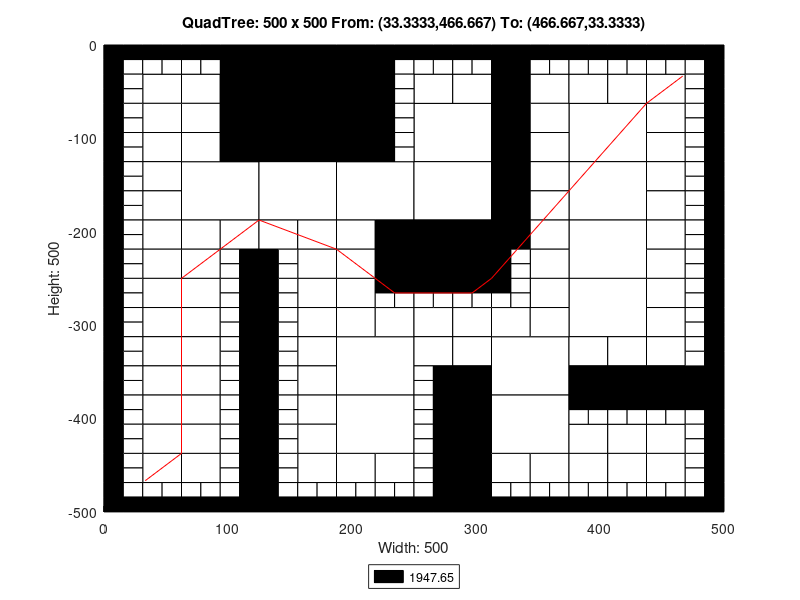

Write the MATLAB code that produced this figure.
axis([0 500 -500 0]);
title('QuadTree: 500 x 500 From: (33.3333,466.667) To: (466.667,33.3333)');
xlabel('Width: 500');
ylabel('Height: 500');
rectangle('Position',[125 -62.5 62.5 62.5], 'FaceColor',[0 0 0]);
rectangle('Position',[125 -125 62.5 62.5], 'FaceColor',[0 0 0]);
rectangle('Position',[62.5 -187.5 62.5 62.5], 'FaceColor',[1 1 1]);
rectangle('Position',[125 -187.5 62.5 62.5], 'FaceColor',[1 1 1]);
rectangle('Position',[187.5 -187.5 62.5 62.5], 'FaceColor',[1 1 1]);
rectangle('Position',[250 -125 62.5 62.5], 'FaceColor',[1 1 1]);
rectangle('Position',[375 -125 62.5 62.5], 'FaceColor',[1 1 1]);
rectangle('Position',[250 -187.5 62.5 62.5], 'FaceColor',[1 1 1]);
rectangle('Position',[250 -250 62.5 62.5], 'FaceColor',[0 0 0]);
rectangle('Position',[375 -187.5 62.5 62.5], 'FaceColor',[1 1 1]);
rectangle('Position',[375 -250 62.5 62.5], 'FaceColor',[1 1 1]);
rectangle('Position',[187.5 -375 62.5 62.5], 'FaceColor',[1 1 1]);
rectangle('Position',[187.5 -437.5 62.5 62.5], 'FaceColor',[1 1 1]);
rectangle('Position',[312.5 -375 62.5 62.5], 'FaceColor',[1 1 1]);
rectangle('Position',[375 -312.5 62.5 62.5], 'FaceColor',[1 1 1]);
rectangle('Position',[312.5 -437.5 62.5 62.5], 'FaceColor',[1 1 1]);
rectangle('Position',[31.25 -62.5 31.25 31.25], 'FaceColor',[1 1 1]);
rectangle('Position',[93.75 -31.25 31.25 31.25], 'FaceColor',[0 0 0]);
rectangle('Position',[62.5 -62.5 31.25 31.25], 'FaceColor',[1 1 1]);
rectangle('Position',[93.75 -62.5 31.25 31.25], 'FaceColor',[0 0 0]);
rectangle('Position',[31.25 -93.75 31.25 31.25], 'FaceColor',[1 1 1]);
rectangle('Position',[31.25 -125 31.25 31.25], 'FaceColor',[1 1 1]);
rectangle('Position',[62.5 -93.75 31.25 31.25], 'FaceColor',[1 1 1]);
rectangle('Position',[93.75 -93.75 31.25 31.25], 'FaceColor',[0 0 0]);
rectangle('Position',[62.5 -125 31.25 31.25], 'FaceColor',[1 1 1]);
rectangle('Position',[93.75 -125 31.25 31.25], 'FaceColor',[0 0 0]);
rectangle('Position',[187.5 -31.25 31.25 31.25], 'FaceColor',[0 0 0]);
rectangle('Position',[187.5 -62.5 31.25 31.25], 'FaceColor',[0 0 0]);
rectangle('Position',[187.5 -93.75 31.25 31.25], 'FaceColor',[0 0 0]);
rectangle('Position',[187.5 -125 31.25 31.25], 'FaceColor',[0 0 0]);
rectangle('Position',[31.25 -156.25 31.25 31.25], 'FaceColor',[1 1 1]);
rectangle('Position',[31.25 -187.5 31.25 31.25], 'FaceColor',[1 1 1]);
rectangle('Position',[31.25 -218.75 31.25 31.25], 'FaceColor',[1 1 1]);
rectangle('Position',[31.25 -250 31.25 31.25], 'FaceColor',[1 1 1]);
rectangle('Position',[62.5 -218.75 31.25 31.25], 'FaceColor',[1 1 1]);
rectangle('Position',[93.75 -218.75 31.25 31.25], 'FaceColor',[1 1 1]);
rectangle('Position',[62.5 -250 31.25 31.25], 'FaceColor',[1 1 1]);
rectangle('Position',[125 -218.75 31.25 31.25], 'FaceColor',[1 1 1]);
rectangle('Position',[156.25 -218.75 31.25 31.25], 'FaceColor',[1 1 1]);
rectangle('Position',[156.25 -250 31.25 31.25], 'FaceColor',[1 1 1]);
rectangle('Position',[187.5 -218.75 31.25 31.25], 'FaceColor',[1 1 1]);
rectangle('Position',[218.75 -218.75 31.25 31.25], 'FaceColor',[0 0 0]);
rectangle('Position',[187.5 -250 31.25 31.25], 'FaceColor',[1 1 1]);
rectangle('Position',[218.75 -250 31.25 31.25], 'FaceColor',[0 0 0]);
rectangle('Position',[250 -62.5 31.25 31.25], 'FaceColor',[1 1 1]);
rectangle('Position',[281.25 -62.5 31.25 31.25], 'FaceColor',[1 1 1]);
rectangle('Position',[312.5 -31.25 31.25 31.25], 'FaceColor',[0 0 0]);
rectangle('Position',[312.5 -62.5 31.25 31.25], 'FaceColor',[0 0 0]);
rectangle('Position',[343.75 -62.5 31.25 31.25], 'FaceColor',[1 1 1]);
rectangle('Position',[312.5 -93.75 31.25 31.25], 'FaceColor',[0 0 0]);
rectangle('Position',[343.75 -93.75 31.25 31.25], 'FaceColor',[1 1 1]);
rectangle('Position',[312.5 -125 31.25 31.25], 'FaceColor',[0 0 0]);
rectangle('Position',[343.75 -125 31.25 31.25], 'FaceColor',[1 1 1]);
rectangle('Position',[375 -62.5 31.25 31.25], 'FaceColor',[1 1 1]);
rectangle('Position',[406.25 -62.5 31.25 31.25], 'FaceColor',[1 1 1]);
rectangle('Position',[437.5 -62.5 31.25 31.25], 'FaceColor',[1 1 1]);
rectangle('Position',[437.5 -93.75 31.25 31.25], 'FaceColor',[1 1 1]);
rectangle('Position',[437.5 -125 31.25 31.25], 'FaceColor',[1 1 1]);
rectangle('Position',[312.5 -156.25 31.25 31.25], 'FaceColor',[0 0 0]);
rectangle('Position',[343.75 -156.25 31.25 31.25], 'FaceColor',[1 1 1]);
rectangle('Position',[312.5 -187.5 31.25 31.25], 'FaceColor',[0 0 0]);
rectangle('Position',[343.75 -187.5 31.25 31.25], 'FaceColor',[1 1 1]);
rectangle('Position',[312.5 -218.75 31.25 31.25], 'FaceColor',[0 0 0]);
rectangle('Position',[343.75 -218.75 31.25 31.25], 'FaceColor',[1 1 1]);
rectangle('Position',[343.75 -250 31.25 31.25], 'FaceColor',[1 1 1]);
rectangle('Position',[437.5 -156.25 31.25 31.25], 'FaceColor',[1 1 1]);
rectangle('Position',[437.5 -187.5 31.25 31.25], 'FaceColor',[1 1 1]);
rectangle('Position',[437.5 -218.75 31.25 31.25], 'FaceColor',[1 1 1]);
rectangle('Position',[437.5 -250 31.25 31.25], 'FaceColor',[1 1 1]);
rectangle('Position',[31.25 -281.25 31.25 31.25], 'FaceColor',[1 1 1]);
rectangle('Position',[31.25 -312.5 31.25 31.25], 'FaceColor',[1 1 1]);
rectangle('Position',[62.5 -281.25 31.25 31.25], 'FaceColor',[1 1 1]);
rectangle('Position',[62.5 -312.5 31.25 31.25], 'FaceColor',[1 1 1]);
rectangle('Position',[31.25 -343.75 31.25 31.25], 'FaceColor',[1 1 1]);
rectangle('Position',[31.25 -375 31.25 31.25], 'FaceColor',[1 1 1]);
rectangle('Position',[62.5 -343.75 31.25 31.25], 'FaceColor',[1 1 1]);
rectangle('Position',[62.5 -375 31.25 31.25], 'FaceColor',[1 1 1]);
rectangle('Position',[156.25 -281.25 31.25 31.25], 'FaceColor',[1 1 1]);
rectangle('Position',[156.25 -312.5 31.25 31.25], 'FaceColor',[1 1 1]);
rectangle('Position',[187.5 -281.25 31.25 31.25], 'FaceColor',[1 1 1]);
rectangle('Position',[187.5 -312.5 31.25 31.25], 'FaceColor',[1 1 1]);
rectangle('Position',[218.75 -312.5 31.25 31.25], 'FaceColor',[1 1 1]);
rectangle('Position',[156.25 -343.75 31.25 31.25], 'FaceColor',[1 1 1]);
rectangle('Position',[156.25 -375 31.25 31.25], 'FaceColor',[1 1 1]);
rectangle('Position',[31.25 -406.25 31.25 31.25], 'FaceColor',[1 1 1]);
rectangle('Position',[31.25 -437.5 31.25 31.25], 'FaceColor',[1 1 1]);
rectangle('Position',[62.5 -406.25 31.25 31.25], 'FaceColor',[1 1 1]);
rectangle('Position',[62.5 -437.5 31.25 31.25], 'FaceColor',[1 1 1]);
rectangle('Position',[31.25 -468.75 31.25 31.25], 'FaceColor',[1 1 1]);
rectangle('Position',[62.5 -468.75 31.25 31.25], 'FaceColor',[1 1 1]);
rectangle('Position',[156.25 -406.25 31.25 31.25], 'FaceColor',[1 1 1]);
rectangle('Position',[156.25 -437.5 31.25 31.25], 'FaceColor',[1 1 1]);
rectangle('Position',[156.25 -468.75 31.25 31.25], 'FaceColor',[1 1 1]);
rectangle('Position',[187.5 -468.75 31.25 31.25], 'FaceColor',[1 1 1]);
rectangle('Position',[218.75 -468.75 31.25 31.25], 'FaceColor',[1 1 1]);
rectangle('Position',[250 -312.5 31.25 31.25], 'FaceColor',[1 1 1]);
rectangle('Position',[281.25 -312.5 31.25 31.25], 'FaceColor',[1 1 1]);
rectangle('Position',[343.75 -281.25 31.25 31.25], 'FaceColor',[1 1 1]);
rectangle('Position',[312.5 -312.5 31.25 31.25], 'FaceColor',[1 1 1]);
rectangle('Position',[343.75 -312.5 31.25 31.25], 'FaceColor',[1 1 1]);
rectangle('Position',[250 -343.75 31.25 31.25], 'FaceColor',[1 1 1]);
rectangle('Position',[281.25 -343.75 31.25 31.25], 'FaceColor',[1 1 1]);
rectangle('Position',[281.25 -375 31.25 31.25], 'FaceColor',[0 0 0]);
rectangle('Position',[437.5 -281.25 31.25 31.25], 'FaceColor',[1 1 1]);
rectangle('Position',[437.5 -312.5 31.25 31.25], 'FaceColor',[1 1 1]);
rectangle('Position',[375 -343.75 31.25 31.25], 'FaceColor',[1 1 1]);
rectangle('Position',[406.25 -343.75 31.25 31.25], 'FaceColor',[1 1 1]);
rectangle('Position',[375 -375 31.25 31.25], 'FaceColor',[0 0 0]);
rectangle('Position',[406.25 -375 31.25 31.25], 'FaceColor',[0 0 0]);
rectangle('Position',[437.5 -343.75 31.25 31.25], 'FaceColor',[1 1 1]);
rectangle('Position',[437.5 -375 31.25 31.25], 'FaceColor',[0 0 0]);
rectangle('Position',[468.75 -375 31.25 31.25], 'FaceColor',[0 0 0]);
rectangle('Position',[281.25 -406.25 31.25 31.25], 'FaceColor',[0 0 0]);
rectangle('Position',[281.25 -437.5 31.25 31.25], 'FaceColor',[0 0 0]);
rectangle('Position',[281.25 -468.75 31.25 31.25], 'FaceColor',[0 0 0]);
rectangle('Position',[281.25 -500 31.25 31.25], 'FaceColor',[0 0 0]);
rectangle('Position',[312.5 -468.75 31.25 31.25], 'FaceColor',[1 1 1]);
rectangle('Position',[343.75 -468.75 31.25 31.25], 'FaceColor',[1 1 1]);
rectangle('Position',[375 -437.5 31.25 31.25], 'FaceColor',[1 1 1]);
rectangle('Position',[406.25 -437.5 31.25 31.25], 'FaceColor',[1 1 1]);
rectangle('Position',[437.5 -437.5 31.25 31.25], 'FaceColor',[1 1 1]);
rectangle('Position',[375 -468.75 31.25 31.25], 'FaceColor',[1 1 1]);
rectangle('Position',[406.25 -468.75 31.25 31.25], 'FaceColor',[1 1 1]);
rectangle('Position',[437.5 -468.75 31.25 31.25], 'FaceColor',[1 1 1]);
rectangle('Position',[0 -15.625 15.625 15.625], 'FaceColor',[0 0 0]);
rectangle('Position',[15.625 -15.625 15.625 15.625], 'FaceColor',[0 0 0]);
rectangle('Position',[0 -31.25 15.625 15.625], 'FaceColor',[0 0 0]);
rectangle('Position',[15.625 -31.25 15.625 15.625], 'FaceColor',[1 1 1]);
rectangle('Position',[31.25 -15.625 15.625 15.625], 'FaceColor',[0 0 0]);
rectangle('Position',[46.875 -15.625 15.625 15.625], 'FaceColor',[0 0 0]);
rectangle('Position',[31.25 -31.25 15.625 15.625], 'FaceColor',[1 1 1]);
rectangle('Position',[46.875 -31.25 15.625 15.625], 'FaceColor',[1 1 1]);
rectangle('Position',[0 -46.875 15.625 15.625], 'FaceColor',[0 0 0]);
rectangle('Position',[15.625 -46.875 15.625 15.625], 'FaceColor',[1 1 1]);
rectangle('Position',[0 -62.5 15.625 15.625], 'FaceColor',[0 0 0]);
rectangle('Position',[15.625 -62.5 15.625 15.625], 'FaceColor',[1 1 1]);
rectangle('Position',[62.5 -15.625 15.625 15.625], 'FaceColor',[0 0 0]);
rectangle('Position',[78.125 -15.625 15.625 15.625], 'FaceColor',[0 0 0]);
rectangle('Position',[62.5 -31.25 15.625 15.625], 'FaceColor',[1 1 1]);
rectangle('Position',[78.125 -31.25 15.625 15.625], 'FaceColor',[1 1 1]);
rectangle('Position',[0 -78.125 15.625 15.625], 'FaceColor',[0 0 0]);
rectangle('Position',[15.625 -78.125 15.625 15.625], 'FaceColor',[1 1 1]);
rectangle('Position',[0 -93.75 15.625 15.625], 'FaceColor',[0 0 0]);
rectangle('Position',[15.625 -93.75 15.625 15.625], 'FaceColor',[1 1 1]);
rectangle('Position',[0 -109.375 15.625 15.625], 'FaceColor',[0 0 0]);
rectangle('Position',[15.625 -109.375 15.625 15.625], 'FaceColor',[1 1 1]);
rectangle('Position',[0 -125 15.625 15.625], 'FaceColor',[0 0 0]);
rectangle('Position',[15.625 -125 15.625 15.625], 'FaceColor',[1 1 1]);
rectangle('Position',[218.75 -15.625 15.625 15.625], 'FaceColor',[0 0 0]);
rectangle('Position',[234.375 -15.625 15.625 15.625], 'FaceColor',[0 0 0]);
rectangle('Position',[218.75 -31.25 15.625 15.625], 'FaceColor',[0 0 0]);
rectangle('Position',[234.375 -31.25 15.625 15.625], 'FaceColor',[1 1 1]);
rectangle('Position',[218.75 -46.875 15.625 15.625], 'FaceColor',[0 0 0]);
rectangle('Position',[234.375 -46.875 15.625 15.625], 'FaceColor',[1 1 1]);
rectangle('Position',[218.75 -62.5 15.625 15.625], 'FaceColor',[0 0 0]);
rectangle('Position',[234.375 -62.5 15.625 15.625], 'FaceColor',[1 1 1]);
rectangle('Position',[218.75 -78.125 15.625 15.625], 'FaceColor',[0 0 0]);
rectangle('Position',[234.375 -78.125 15.625 15.625], 'FaceColor',[1 1 1]);
rectangle('Position',[218.75 -93.75 15.625 15.625], 'FaceColor',[0 0 0]);
rectangle('Position',[234.375 -93.75 15.625 15.625], 'FaceColor',[1 1 1]);
rectangle('Position',[218.75 -109.375 15.625 15.625], 'FaceColor',[0 0 0]);
rectangle('Position',[234.375 -109.375 15.625 15.625], 'FaceColor',[1 1 1]);
rectangle('Position',[218.75 -125 15.625 15.625], 'FaceColor',[0 0 0]);
rectangle('Position',[234.375 -125 15.625 15.625], 'FaceColor',[1 1 1]);
rectangle('Position',[0 -140.625 15.625 15.625], 'FaceColor',[0 0 0]);
rectangle('Position',[15.625 -140.625 15.625 15.625], 'FaceColor',[1 1 1]);
rectangle('Position',[0 -156.25 15.625 15.625], 'FaceColor',[0 0 0]);
rectangle('Position',[15.625 -156.25 15.625 15.625], 'FaceColor',[1 1 1]);
rectangle('Position',[0 -171.875 15.625 15.625], 'FaceColor',[0 0 0]);
rectangle('Position',[15.625 -171.875 15.625 15.625], 'FaceColor',[1 1 1]);
rectangle('Position',[0 -187.5 15.625 15.625], 'FaceColor',[0 0 0]);
rectangle('Position',[15.625 -187.5 15.625 15.625], 'FaceColor',[1 1 1]);
rectangle('Position',[0 -203.125 15.625 15.625], 'FaceColor',[0 0 0]);
rectangle('Position',[15.625 -203.125 15.625 15.625], 'FaceColor',[1 1 1]);
rectangle('Position',[0 -218.75 15.625 15.625], 'FaceColor',[0 0 0]);
rectangle('Position',[15.625 -218.75 15.625 15.625], 'FaceColor',[1 1 1]);
rectangle('Position',[0 -234.375 15.625 15.625], 'FaceColor',[0 0 0]);
rectangle('Position',[15.625 -234.375 15.625 15.625], 'FaceColor',[1 1 1]);
rectangle('Position',[0 -250 15.625 15.625], 'FaceColor',[0 0 0]);
rectangle('Position',[15.625 -250 15.625 15.625], 'FaceColor',[1 1 1]);
rectangle('Position',[93.75 -234.375 15.625 15.625], 'FaceColor',[1 1 1]);
rectangle('Position',[109.375 -234.375 15.625 15.625], 'FaceColor',[0 0 0]);
rectangle('Position',[93.75 -250 15.625 15.625], 'FaceColor',[1 1 1]);
rectangle('Position',[109.375 -250 15.625 15.625], 'FaceColor',[0 0 0]);
rectangle('Position',[125 -234.375 15.625 15.625], 'FaceColor',[0 0 0]);
rectangle('Position',[140.625 -234.375 15.625 15.625], 'FaceColor',[1 1 1]);
rectangle('Position',[125 -250 15.625 15.625], 'FaceColor',[0 0 0]);
rectangle('Position',[140.625 -250 15.625 15.625], 'FaceColor',[1 1 1]);
rectangle('Position',[250 -15.625 15.625 15.625], 'FaceColor',[0 0 0]);
rectangle('Position',[265.625 -15.625 15.625 15.625], 'FaceColor',[0 0 0]);
rectangle('Position',[250 -31.25 15.625 15.625], 'FaceColor',[1 1 1]);
rectangle('Position',[265.625 -31.25 15.625 15.625], 'FaceColor',[1 1 1]);
rectangle('Position',[281.25 -15.625 15.625 15.625], 'FaceColor',[0 0 0]);
rectangle('Position',[296.875 -15.625 15.625 15.625], 'FaceColor',[0 0 0]);
rectangle('Position',[281.25 -31.25 15.625 15.625], 'FaceColor',[1 1 1]);
rectangle('Position',[296.875 -31.25 15.625 15.625], 'FaceColor',[1 1 1]);
rectangle('Position',[343.75 -15.625 15.625 15.625], 'FaceColor',[0 0 0]);
rectangle('Position',[359.375 -15.625 15.625 15.625], 'FaceColor',[0 0 0]);
rectangle('Position',[343.75 -31.25 15.625 15.625], 'FaceColor',[1 1 1]);
rectangle('Position',[359.375 -31.25 15.625 15.625], 'FaceColor',[1 1 1]);
rectangle('Position',[375 -15.625 15.625 15.625], 'FaceColor',[0 0 0]);
rectangle('Position',[390.625 -15.625 15.625 15.625], 'FaceColor',[0 0 0]);
rectangle('Position',[375 -31.25 15.625 15.625], 'FaceColor',[1 1 1]);
rectangle('Position',[390.625 -31.25 15.625 15.625], 'FaceColor',[1 1 1]);
rectangle('Position',[406.25 -15.625 15.625 15.625], 'FaceColor',[0 0 0]);
rectangle('Position',[421.875 -15.625 15.625 15.625], 'FaceColor',[0 0 0]);
rectangle('Position',[406.25 -31.25 15.625 15.625], 'FaceColor',[1 1 1]);
rectangle('Position',[421.875 -31.25 15.625 15.625], 'FaceColor',[1 1 1]);
rectangle('Position',[437.5 -15.625 15.625 15.625], 'FaceColor',[0 0 0]);
rectangle('Position',[453.125 -15.625 15.625 15.625], 'FaceColor',[0 0 0]);
rectangle('Position',[437.5 -31.25 15.625 15.625], 'FaceColor',[1 1 1]);
rectangle('Position',[453.125 -31.25 15.625 15.625], 'FaceColor',[1 1 1]);
rectangle('Position',[468.75 -15.625 15.625 15.625], 'FaceColor',[0 0 0]);
rectangle('Position',[484.375 -15.625 15.625 15.625], 'FaceColor',[0 0 0]);
rectangle('Position',[468.75 -31.25 15.625 15.625], 'FaceColor',[1 1 1]);
rectangle('Position',[484.375 -31.25 15.625 15.625], 'FaceColor',[0 0 0]);
rectangle('Position',[468.75 -46.875 15.625 15.625], 'FaceColor',[1 1 1]);
rectangle('Position',[484.375 -46.875 15.625 15.625], 'FaceColor',[0 0 0]);
rectangle('Position',[468.75 -62.5 15.625 15.625], 'FaceColor',[1 1 1]);
rectangle('Position',[484.375 -62.5 15.625 15.625], 'FaceColor',[0 0 0]);
rectangle('Position',[468.75 -78.125 15.625 15.625], 'FaceColor',[1 1 1]);
rectangle('Position',[484.375 -78.125 15.625 15.625], 'FaceColor',[0 0 0]);
rectangle('Position',[468.75 -93.75 15.625 15.625], 'FaceColor',[1 1 1]);
rectangle('Position',[484.375 -93.75 15.625 15.625], 'FaceColor',[0 0 0]);
rectangle('Position',[468.75 -109.375 15.625 15.625], 'FaceColor',[1 1 1]);
rectangle('Position',[484.375 -109.375 15.625 15.625], 'FaceColor',[0 0 0]);
rectangle('Position',[468.75 -125 15.625 15.625], 'FaceColor',[1 1 1]);
rectangle('Position',[484.375 -125 15.625 15.625], 'FaceColor',[0 0 0]);
rectangle('Position',[312.5 -234.375 15.625 15.625], 'FaceColor',[0 0 0]);
rectangle('Position',[328.125 -234.375 15.625 15.625], 'FaceColor',[1 1 1]);
rectangle('Position',[312.5 -250 15.625 15.625], 'FaceColor',[0 0 0]);
rectangle('Position',[328.125 -250 15.625 15.625], 'FaceColor',[1 1 1]);
rectangle('Position',[468.75 -140.625 15.625 15.625], 'FaceColor',[1 1 1]);
rectangle('Position',[484.375 -140.625 15.625 15.625], 'FaceColor',[0 0 0]);
rectangle('Position',[468.75 -156.25 15.625 15.625], 'FaceColor',[1 1 1]);
rectangle('Position',[484.375 -156.25 15.625 15.625], 'FaceColor',[0 0 0]);
rectangle('Position',[468.75 -171.875 15.625 15.625], 'FaceColor',[1 1 1]);
rectangle('Position',[484.375 -171.875 15.625 15.625], 'FaceColor',[0 0 0]);
rectangle('Position',[468.75 -187.5 15.625 15.625], 'FaceColor',[1 1 1]);
rectangle('Position',[484.375 -187.5 15.625 15.625], 'FaceColor',[0 0 0]);
rectangle('Position',[468.75 -203.125 15.625 15.625], 'FaceColor',[1 1 1]);
rectangle('Position',[484.375 -203.125 15.625 15.625], 'FaceColor',[0 0 0]);
rectangle('Position',[468.75 -218.75 15.625 15.625], 'FaceColor',[1 1 1]);
rectangle('Position',[484.375 -218.75 15.625 15.625], 'FaceColor',[0 0 0]);
rectangle('Position',[468.75 -234.375 15.625 15.625], 'FaceColor',[1 1 1]);
rectangle('Position',[484.375 -234.375 15.625 15.625], 'FaceColor',[0 0 0]);
rectangle('Position',[468.75 -250 15.625 15.625], 'FaceColor',[1 1 1]);
rectangle('Position',[484.375 -250 15.625 15.625], 'FaceColor',[0 0 0]);
rectangle('Position',[0 -265.625 15.625 15.625], 'FaceColor',[0 0 0]);
rectangle('Position',[15.625 -265.625 15.625 15.625], 'FaceColor',[1 1 1]);
rectangle('Position',[0 -281.25 15.625 15.625], 'FaceColor',[0 0 0]);
rectangle('Position',[15.625 -281.25 15.625 15.625], 'FaceColor',[1 1 1]);
rectangle('Position',[0 -296.875 15.625 15.625], 'FaceColor',[0 0 0]);
rectangle('Position',[15.625 -296.875 15.625 15.625], 'FaceColor',[1 1 1]);
rectangle('Position',[0 -312.5 15.625 15.625], 'FaceColor',[0 0 0]);
rectangle('Position',[15.625 -312.5 15.625 15.625], 'FaceColor',[1 1 1]);
rectangle('Position',[93.75 -265.625 15.625 15.625], 'FaceColor',[1 1 1]);
rectangle('Position',[109.375 -265.625 15.625 15.625], 'FaceColor',[0 0 0]);
rectangle('Position',[93.75 -281.25 15.625 15.625], 'FaceColor',[1 1 1]);
rectangle('Position',[109.375 -281.25 15.625 15.625], 'FaceColor',[0 0 0]);
rectangle('Position',[93.75 -296.875 15.625 15.625], 'FaceColor',[1 1 1]);
rectangle('Position',[109.375 -296.875 15.625 15.625], 'FaceColor',[0 0 0]);
rectangle('Position',[93.75 -312.5 15.625 15.625], 'FaceColor',[1 1 1]);
rectangle('Position',[109.375 -312.5 15.625 15.625], 'FaceColor',[0 0 0]);
rectangle('Position',[0 -328.125 15.625 15.625], 'FaceColor',[0 0 0]);
rectangle('Position',[15.625 -328.125 15.625 15.625], 'FaceColor',[1 1 1]);
rectangle('Position',[0 -343.75 15.625 15.625], 'FaceColor',[0 0 0]);
rectangle('Position',[15.625 -343.75 15.625 15.625], 'FaceColor',[1 1 1]);
rectangle('Position',[0 -359.375 15.625 15.625], 'FaceColor',[0 0 0]);
rectangle('Position',[15.625 -359.375 15.625 15.625], 'FaceColor',[1 1 1]);
rectangle('Position',[0 -375 15.625 15.625], 'FaceColor',[0 0 0]);
rectangle('Position',[15.625 -375 15.625 15.625], 'FaceColor',[1 1 1]);
rectangle('Position',[93.75 -328.125 15.625 15.625], 'FaceColor',[1 1 1]);
rectangle('Position',[109.375 -328.125 15.625 15.625], 'FaceColor',[0 0 0]);
rectangle('Position',[93.75 -343.75 15.625 15.625], 'FaceColor',[1 1 1]);
rectangle('Position',[109.375 -343.75 15.625 15.625], 'FaceColor',[0 0 0]);
rectangle('Position',[93.75 -359.375 15.625 15.625], 'FaceColor',[1 1 1]);
rectangle('Position',[109.375 -359.375 15.625 15.625], 'FaceColor',[0 0 0]);
rectangle('Position',[93.75 -375 15.625 15.625], 'FaceColor',[1 1 1]);
rectangle('Position',[109.375 -375 15.625 15.625], 'FaceColor',[0 0 0]);
rectangle('Position',[125 -265.625 15.625 15.625], 'FaceColor',[0 0 0]);
rectangle('Position',[140.625 -265.625 15.625 15.625], 'FaceColor',[1 1 1]);
rectangle('Position',[125 -281.25 15.625 15.625], 'FaceColor',[0 0 0]);
rectangle('Position',[140.625 -281.25 15.625 15.625], 'FaceColor',[1 1 1]);
rectangle('Position',[125 -296.875 15.625 15.625], 'FaceColor',[0 0 0]);
rectangle('Position',[140.625 -296.875 15.625 15.625], 'FaceColor',[1 1 1]);
rectangle('Position',[125 -312.5 15.625 15.625], 'FaceColor',[0 0 0]);
rectangle('Position',[140.625 -312.5 15.625 15.625], 'FaceColor',[1 1 1]);
rectangle('Position',[218.75 -265.625 15.625 15.625], 'FaceColor',[0 0 0]);
rectangle('Position',[234.375 -265.625 15.625 15.625], 'FaceColor',[0 0 0]);
rectangle('Position',[218.75 -281.25 15.625 15.625], 'FaceColor',[1 1 1]);
rectangle('Position',[234.375 -281.25 15.625 15.625], 'FaceColor',[1 1 1]);
rectangle('Position',[125 -328.125 15.625 15.625], 'FaceColor',[0 0 0]);
rectangle('Position',[140.625 -328.125 15.625 15.625], 'FaceColor',[1 1 1]);
rectangle('Position',[125 -343.75 15.625 15.625], 'FaceColor',[0 0 0]);
rectangle('Position',[140.625 -343.75 15.625 15.625], 'FaceColor',[1 1 1]);
rectangle('Position',[125 -359.375 15.625 15.625], 'FaceColor',[0 0 0]);
rectangle('Position',[140.625 -359.375 15.625 15.625], 'FaceColor',[1 1 1]);
rectangle('Position',[125 -375 15.625 15.625], 'FaceColor',[0 0 0]);
rectangle('Position',[140.625 -375 15.625 15.625], 'FaceColor',[1 1 1]);
rectangle('Position',[0 -390.625 15.625 15.625], 'FaceColor',[0 0 0]);
rectangle('Position',[15.625 -390.625 15.625 15.625], 'FaceColor',[1 1 1]);
rectangle('Position',[0 -406.25 15.625 15.625], 'FaceColor',[0 0 0]);
rectangle('Position',[15.625 -406.25 15.625 15.625], 'FaceColor',[1 1 1]);
rectangle('Position',[0 -421.875 15.625 15.625], 'FaceColor',[0 0 0]);
rectangle('Position',[15.625 -421.875 15.625 15.625], 'FaceColor',[1 1 1]);
rectangle('Position',[0 -437.5 15.625 15.625], 'FaceColor',[0 0 0]);
rectangle('Position',[15.625 -437.5 15.625 15.625], 'FaceColor',[1 1 1]);
rectangle('Position',[93.75 -390.625 15.625 15.625], 'FaceColor',[1 1 1]);
rectangle('Position',[109.375 -390.625 15.625 15.625], 'FaceColor',[0 0 0]);
rectangle('Position',[93.75 -406.25 15.625 15.625], 'FaceColor',[1 1 1]);
rectangle('Position',[109.375 -406.25 15.625 15.625], 'FaceColor',[0 0 0]);
rectangle('Position',[93.75 -421.875 15.625 15.625], 'FaceColor',[1 1 1]);
rectangle('Position',[109.375 -421.875 15.625 15.625], 'FaceColor',[0 0 0]);
rectangle('Position',[93.75 -437.5 15.625 15.625], 'FaceColor',[1 1 1]);
rectangle('Position',[109.375 -437.5 15.625 15.625], 'FaceColor',[0 0 0]);
rectangle('Position',[0 -453.125 15.625 15.625], 'FaceColor',[0 0 0]);
rectangle('Position',[15.625 -453.125 15.625 15.625], 'FaceColor',[1 1 1]);
rectangle('Position',[0 -468.75 15.625 15.625], 'FaceColor',[0 0 0]);
rectangle('Position',[15.625 -468.75 15.625 15.625], 'FaceColor',[1 1 1]);
rectangle('Position',[0 -484.375 15.625 15.625], 'FaceColor',[0 0 0]);
rectangle('Position',[15.625 -484.375 15.625 15.625], 'FaceColor',[1 1 1]);
rectangle('Position',[0 -500 15.625 15.625], 'FaceColor',[0 0 0]);
rectangle('Position',[15.625 -500 15.625 15.625], 'FaceColor',[0 0 0]);
rectangle('Position',[31.25 -484.375 15.625 15.625], 'FaceColor',[1 1 1]);
rectangle('Position',[46.875 -484.375 15.625 15.625], 'FaceColor',[1 1 1]);
rectangle('Position',[31.25 -500 15.625 15.625], 'FaceColor',[0 0 0]);
rectangle('Position',[46.875 -500 15.625 15.625], 'FaceColor',[0 0 0]);
rectangle('Position',[93.75 -453.125 15.625 15.625], 'FaceColor',[1 1 1]);
rectangle('Position',[109.375 -453.125 15.625 15.625], 'FaceColor',[0 0 0]);
rectangle('Position',[93.75 -468.75 15.625 15.625], 'FaceColor',[1 1 1]);
rectangle('Position',[109.375 -468.75 15.625 15.625], 'FaceColor',[0 0 0]);
rectangle('Position',[62.5 -484.375 15.625 15.625], 'FaceColor',[1 1 1]);
rectangle('Position',[78.125 -484.375 15.625 15.625], 'FaceColor',[1 1 1]);
rectangle('Position',[62.5 -500 15.625 15.625], 'FaceColor',[0 0 0]);
rectangle('Position',[78.125 -500 15.625 15.625], 'FaceColor',[0 0 0]);
rectangle('Position',[93.75 -484.375 15.625 15.625], 'FaceColor',[1 1 1]);
rectangle('Position',[109.375 -484.375 15.625 15.625], 'FaceColor',[0 0 0]);
rectangle('Position',[93.75 -500 15.625 15.625], 'FaceColor',[0 0 0]);
rectangle('Position',[109.375 -500 15.625 15.625], 'FaceColor',[0 0 0]);
rectangle('Position',[125 -390.625 15.625 15.625], 'FaceColor',[0 0 0]);
rectangle('Position',[140.625 -390.625 15.625 15.625], 'FaceColor',[1 1 1]);
rectangle('Position',[125 -406.25 15.625 15.625], 'FaceColor',[0 0 0]);
rectangle('Position',[140.625 -406.25 15.625 15.625], 'FaceColor',[1 1 1]);
rectangle('Position',[125 -421.875 15.625 15.625], 'FaceColor',[0 0 0]);
rectangle('Position',[140.625 -421.875 15.625 15.625], 'FaceColor',[1 1 1]);
rectangle('Position',[125 -437.5 15.625 15.625], 'FaceColor',[0 0 0]);
rectangle('Position',[140.625 -437.5 15.625 15.625], 'FaceColor',[1 1 1]);
rectangle('Position',[125 -453.125 15.625 15.625], 'FaceColor',[0 0 0]);
rectangle('Position',[140.625 -453.125 15.625 15.625], 'FaceColor',[1 1 1]);
rectangle('Position',[125 -468.75 15.625 15.625], 'FaceColor',[0 0 0]);
rectangle('Position',[140.625 -468.75 15.625 15.625], 'FaceColor',[1 1 1]);
rectangle('Position',[125 -484.375 15.625 15.625], 'FaceColor',[0 0 0]);
rectangle('Position',[140.625 -484.375 15.625 15.625], 'FaceColor',[1 1 1]);
rectangle('Position',[125 -500 15.625 15.625], 'FaceColor',[0 0 0]);
rectangle('Position',[140.625 -500 15.625 15.625], 'FaceColor',[0 0 0]);
rectangle('Position',[156.25 -484.375 15.625 15.625], 'FaceColor',[1 1 1]);
rectangle('Position',[171.875 -484.375 15.625 15.625], 'FaceColor',[1 1 1]);
rectangle('Position',[156.25 -500 15.625 15.625], 'FaceColor',[0 0 0]);
rectangle('Position',[171.875 -500 15.625 15.625], 'FaceColor',[0 0 0]);
rectangle('Position',[187.5 -484.375 15.625 15.625], 'FaceColor',[1 1 1]);
rectangle('Position',[203.125 -484.375 15.625 15.625], 'FaceColor',[1 1 1]);
rectangle('Position',[187.5 -500 15.625 15.625], 'FaceColor',[0 0 0]);
rectangle('Position',[203.125 -500 15.625 15.625], 'FaceColor',[0 0 0]);
rectangle('Position',[218.75 -484.375 15.625 15.625], 'FaceColor',[1 1 1]);
rectangle('Position',[234.375 -484.375 15.625 15.625], 'FaceColor',[1 1 1]);
rectangle('Position',[218.75 -500 15.625 15.625], 'FaceColor',[0 0 0]);
rectangle('Position',[234.375 -500 15.625 15.625], 'FaceColor',[0 0 0]);
rectangle('Position',[250 -265.625 15.625 15.625], 'FaceColor',[0 0 0]);
rectangle('Position',[265.625 -265.625 15.625 15.625], 'FaceColor',[0 0 0]);
rectangle('Position',[250 -281.25 15.625 15.625], 'FaceColor',[1 1 1]);
rectangle('Position',[265.625 -281.25 15.625 15.625], 'FaceColor',[1 1 1]);
rectangle('Position',[281.25 -265.625 15.625 15.625], 'FaceColor',[0 0 0]);
rectangle('Position',[296.875 -265.625 15.625 15.625], 'FaceColor',[0 0 0]);
rectangle('Position',[281.25 -281.25 15.625 15.625], 'FaceColor',[1 1 1]);
rectangle('Position',[296.875 -281.25 15.625 15.625], 'FaceColor',[1 1 1]);
rectangle('Position',[312.5 -265.625 15.625 15.625], 'FaceColor',[0 0 0]);
rectangle('Position',[328.125 -265.625 15.625 15.625], 'FaceColor',[1 1 1]);
rectangle('Position',[312.5 -281.25 15.625 15.625], 'FaceColor',[1 1 1]);
rectangle('Position',[328.125 -281.25 15.625 15.625], 'FaceColor',[1 1 1]);
rectangle('Position',[250 -359.375 15.625 15.625], 'FaceColor',[1 1 1]);
rectangle('Position',[265.625 -359.375 15.625 15.625], 'FaceColor',[0 0 0]);
rectangle('Position',[250 -375 15.625 15.625], 'FaceColor',[1 1 1]);
rectangle('Position',[265.625 -375 15.625 15.625], 'FaceColor',[0 0 0]);
rectangle('Position',[468.75 -265.625 15.625 15.625], 'FaceColor',[1 1 1]);
rectangle('Position',[484.375 -265.625 15.625 15.625], 'FaceColor',[0 0 0]);
rectangle('Position',[468.75 -281.25 15.625 15.625], 'FaceColor',[1 1 1]);
rectangle('Position',[484.375 -281.25 15.625 15.625], 'FaceColor',[0 0 0]);
rectangle('Position',[468.75 -296.875 15.625 15.625], 'FaceColor',[1 1 1]);
rectangle('Position',[484.375 -296.875 15.625 15.625], 'FaceColor',[0 0 0]);
rectangle('Position',[468.75 -312.5 15.625 15.625], 'FaceColor',[1 1 1]);
rectangle('Position',[484.375 -312.5 15.625 15.625], 'FaceColor',[0 0 0]);
rectangle('Position',[468.75 -328.125 15.625 15.625], 'FaceColor',[1 1 1]);
rectangle('Position',[484.375 -328.125 15.625 15.625], 'FaceColor',[0 0 0]);
rectangle('Position',[468.75 -343.75 15.625 15.625], 'FaceColor',[1 1 1]);
rectangle('Position',[484.375 -343.75 15.625 15.625], 'FaceColor',[0 0 0]);
rectangle('Position',[250 -390.625 15.625 15.625], 'FaceColor',[1 1 1]);
rectangle('Position',[265.625 -390.625 15.625 15.625], 'FaceColor',[0 0 0]);
rectangle('Position',[250 -406.25 15.625 15.625], 'FaceColor',[1 1 1]);
rectangle('Position',[265.625 -406.25 15.625 15.625], 'FaceColor',[0 0 0]);
rectangle('Position',[250 -421.875 15.625 15.625], 'FaceColor',[1 1 1]);
rectangle('Position',[265.625 -421.875 15.625 15.625], 'FaceColor',[0 0 0]);
rectangle('Position',[250 -437.5 15.625 15.625], 'FaceColor',[1 1 1]);
rectangle('Position',[265.625 -437.5 15.625 15.625], 'FaceColor',[0 0 0]);
rectangle('Position',[250 -453.125 15.625 15.625], 'FaceColor',[1 1 1]);
rectangle('Position',[265.625 -453.125 15.625 15.625], 'FaceColor',[0 0 0]);
rectangle('Position',[250 -468.75 15.625 15.625], 'FaceColor',[1 1 1]);
rectangle('Position',[265.625 -468.75 15.625 15.625], 'FaceColor',[0 0 0]);
rectangle('Position',[250 -484.375 15.625 15.625], 'FaceColor',[1 1 1]);
rectangle('Position',[265.625 -484.375 15.625 15.625], 'FaceColor',[0 0 0]);
rectangle('Position',[250 -500 15.625 15.625], 'FaceColor',[0 0 0]);
rectangle('Position',[265.625 -500 15.625 15.625], 'FaceColor',[0 0 0]);
rectangle('Position',[312.5 -484.375 15.625 15.625], 'FaceColor',[1 1 1]);
rectangle('Position',[328.125 -484.375 15.625 15.625], 'FaceColor',[1 1 1]);
rectangle('Position',[312.5 -500 15.625 15.625], 'FaceColor',[0 0 0]);
rectangle('Position',[328.125 -500 15.625 15.625], 'FaceColor',[0 0 0]);
rectangle('Position',[343.75 -484.375 15.625 15.625], 'FaceColor',[1 1 1]);
rectangle('Position',[359.375 -484.375 15.625 15.625], 'FaceColor',[1 1 1]);
rectangle('Position',[343.75 -500 15.625 15.625], 'FaceColor',[0 0 0]);
rectangle('Position',[359.375 -500 15.625 15.625], 'FaceColor',[0 0 0]);
rectangle('Position',[375 -390.625 15.625 15.625], 'FaceColor',[0 0 0]);
rectangle('Position',[390.625 -390.625 15.625 15.625], 'FaceColor',[0 0 0]);
rectangle('Position',[375 -406.25 15.625 15.625], 'FaceColor',[1 1 1]);
rectangle('Position',[390.625 -406.25 15.625 15.625], 'FaceColor',[1 1 1]);
rectangle('Position',[406.25 -390.625 15.625 15.625], 'FaceColor',[0 0 0]);
rectangle('Position',[421.875 -390.625 15.625 15.625], 'FaceColor',[0 0 0]);
rectangle('Position',[406.25 -406.25 15.625 15.625], 'FaceColor',[1 1 1]);
rectangle('Position',[421.875 -406.25 15.625 15.625], 'FaceColor',[1 1 1]);
rectangle('Position',[437.5 -390.625 15.625 15.625], 'FaceColor',[0 0 0]);
rectangle('Position',[453.125 -390.625 15.625 15.625], 'FaceColor',[0 0 0]);
rectangle('Position',[437.5 -406.25 15.625 15.625], 'FaceColor',[1 1 1]);
rectangle('Position',[453.125 -406.25 15.625 15.625], 'FaceColor',[1 1 1]);
rectangle('Position',[468.75 -390.625 15.625 15.625], 'FaceColor',[0 0 0]);
rectangle('Position',[484.375 -390.625 15.625 15.625], 'FaceColor',[0 0 0]);
rectangle('Position',[468.75 -406.25 15.625 15.625], 'FaceColor',[1 1 1]);
rectangle('Position',[484.375 -406.25 15.625 15.625], 'FaceColor',[0 0 0]);
rectangle('Position',[468.75 -421.875 15.625 15.625], 'FaceColor',[1 1 1]);
rectangle('Position',[484.375 -421.875 15.625 15.625], 'FaceColor',[0 0 0]);
rectangle('Position',[468.75 -437.5 15.625 15.625], 'FaceColor',[1 1 1]);
rectangle('Position',[484.375 -437.5 15.625 15.625], 'FaceColor',[0 0 0]);
rectangle('Position',[375 -484.375 15.625 15.625], 'FaceColor',[1 1 1]);
rectangle('Position',[390.625 -484.375 15.625 15.625], 'FaceColor',[1 1 1]);
rectangle('Position',[375 -500 15.625 15.625], 'FaceColor',[0 0 0]);
rectangle('Position',[390.625 -500 15.625 15.625], 'FaceColor',[0 0 0]);
rectangle('Position',[406.25 -484.375 15.625 15.625], 'FaceColor',[1 1 1]);
rectangle('Position',[421.875 -484.375 15.625 15.625], 'FaceColor',[1 1 1]);
rectangle('Position',[406.25 -500 15.625 15.625], 'FaceColor',[0 0 0]);
rectangle('Position',[421.875 -500 15.625 15.625], 'FaceColor',[0 0 0]);
rectangle('Position',[468.75 -453.125 15.625 15.625], 'FaceColor',[1 1 1]);
rectangle('Position',[484.375 -453.125 15.625 15.625], 'FaceColor',[0 0 0]);
rectangle('Position',[468.75 -468.75 15.625 15.625], 'FaceColor',[1 1 1]);
rectangle('Position',[484.375 -468.75 15.625 15.625], 'FaceColor',[0 0 0]);
rectangle('Position',[437.5 -484.375 15.625 15.625], 'FaceColor',[1 1 1]);
rectangle('Position',[453.125 -484.375 15.625 15.625], 'FaceColor',[1 1 1]);
rectangle('Position',[437.5 -500 15.625 15.625], 'FaceColor',[0 0 0]);
rectangle('Position',[453.125 -500 15.625 15.625], 'FaceColor',[0 0 0]);
rectangle('Position',[468.75 -484.375 15.625 15.625], 'FaceColor',[1 1 1]);
rectangle('Position',[484.375 -484.375 15.625 15.625], 'FaceColor',[0 0 0]);
rectangle('Position',[468.75 -500 15.625 15.625], 'FaceColor',[0 0 0]);
rectangle('Position',[484.375 -500 15.625 15.625], 'FaceColor',[0 0 0]);
X=[466.667,466.667,437.5,375,375,312.5,312.5,312.5,296.875,281.25,265.625,250,234.375,234.375,234.375,218.75,187.5,125,125,93.75,93.75,62.5,62.5,62.5,62.5,62.5,62.5,62.5,33.3333];
Y=[-33.3333,-33.3333,-62.5,-156.25,-156.25,-250,-250,-250,-265.625,-265.625,-265.625,-265.625,-265.625,-265.625,-265.625,-250,-218.75,-187.5,-187.5,-218.75,-218.75,-250,-312.5,-312.5,-375,-375,-437.5,-437.5,-466.667];
hold on;
plot(X,Y,'r');
legend('1947.65','Location','southoutside');
